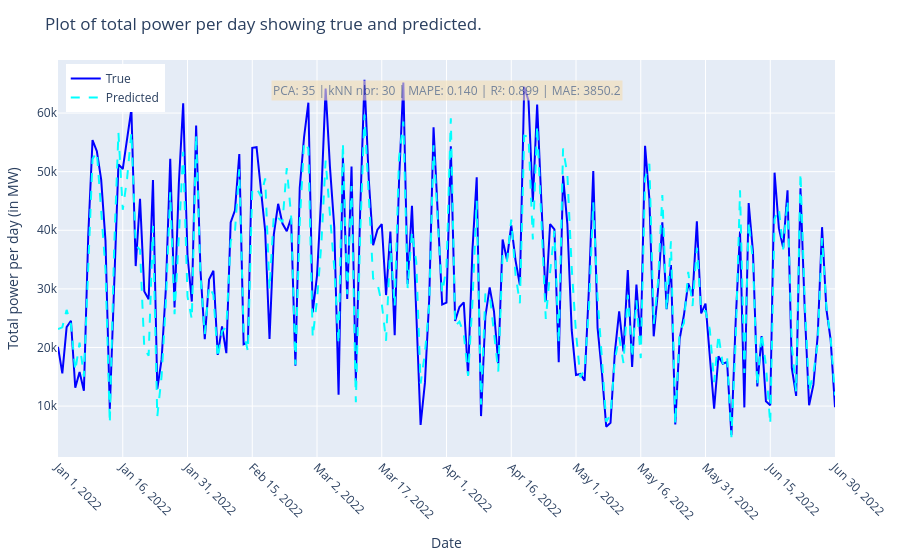
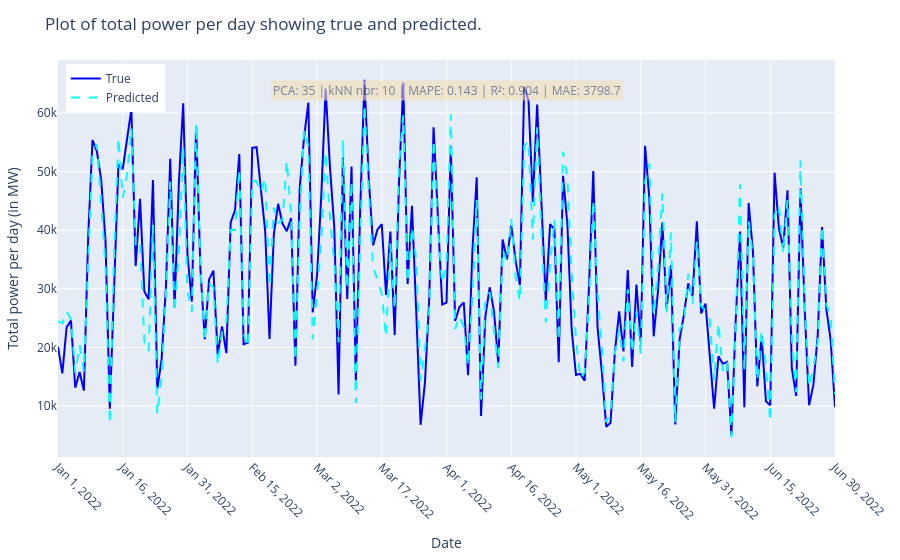
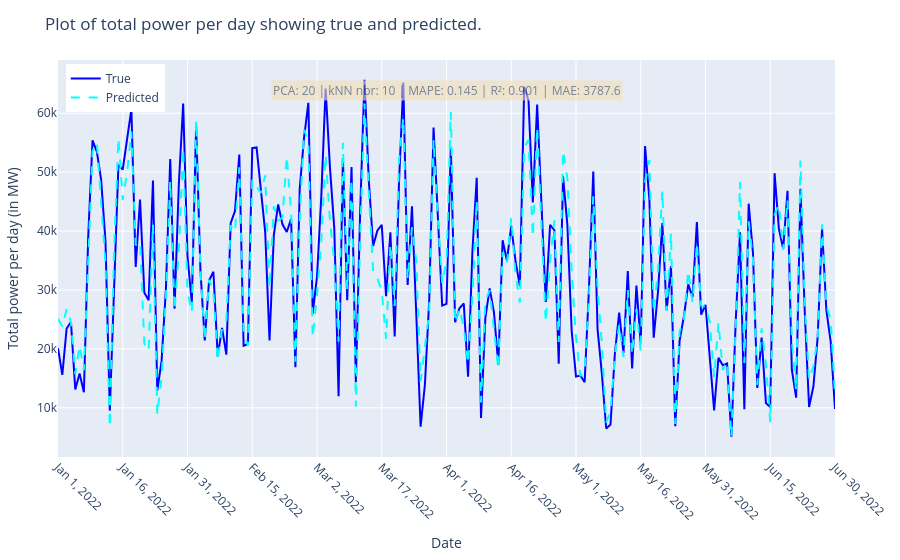

Here is the notebook cell these charts were saved with, in order:
### Code cell
cv_multiple.run()

### Figure 1 — Plotly figure (JSON) as saved in the notebook; plotly's stock layout.template omitted (floating-point values rounded to 4 significant figures; data arrays with more than 128 entries replaced by an {"elided": "..."} marker saying what was removed)
{"data": [{"line": {"color": "blue"}, "mode": "lines", "name": "True", "type": "scatter", "x": {"elided": "181 str values"}, "y": {"elided": "181 int values"}}, {"line": {"color": "cyan", "dash": "dash"}, "mode": "lines", "name": "Predicted", "type": "scatter", "x": {"elided": "181 str values"}, "y": {"elided": "181 float values"}}], "layout": {"annotations": [{"align": "left", "bgcolor": "wheat", "font": {"size": 12}, "opacity": 0.6, "showarrow": false, "text": "PCA: 35 | kNN nbr: 30 | MAPE: 0.140 | R²: 0.899 | MAE: 3850.2", "x": 0.5, "xref": "paper", "y": 0.95, "yref": "paper"}], "legend": {"x": 0.01, "y": 0.99}, "margin": {"b": 60, "l": 40, "r": 20, "t": 60}, "title": {"text": "Plot of total power per day showing true and predicted."}, "xaxis": {"tickangle": 45, "tickvals": ["2022-01-01", "2022-01-16", "2022-01-31", "2022-02-15", "2022-03-02", "2022-03-17", "2022-04-01", "2022-04-16", "2022-05-01", "2022-05-16", "2022-05-31", "2022-06-15", "2022-06-30"], "title": {"text": "Date"}}, "yaxis": {"title": {"text": "Total power per day (in MW)"}}}}

### Figure 2 — Plotly figure (JSON) as saved in the notebook; plotly's stock layout.template omitted (floating-point values rounded to 4 significant figures; data arrays with more than 128 entries replaced by an {"elided": "..."} marker saying what was removed)
{"data": [{"line": {"color": "blue"}, "mode": "lines", "name": "True", "type": "scatter", "x": {"elided": "181 str values"}, "y": {"elided": "181 int values"}}, {"line": {"color": "cyan", "dash": "dash"}, "mode": "lines", "name": "Predicted", "type": "scatter", "x": {"elided": "181 str values"}, "y": {"elided": "181 float values"}}], "layout": {"annotations": [{"align": "left", "bgcolor": "wheat", "font": {"size": 12}, "opacity": 0.6, "showarrow": false, "text": "PCA: 35 | kNN nbr: 10 | MAPE: 0.143 | R²: 0.904 | MAE: 3798.7", "x": 0.5, "xref": "paper", "y": 0.95, "yref": "paper"}], "legend": {"x": 0.01, "y": 0.99}, "margin": {"b": 60, "l": 40, "r": 20, "t": 60}, "title": {"text": "Plot of total power per day showing true and predicted."}, "xaxis": {"tickangle": 45, "tickvals": ["2022-01-01", "2022-01-16", "2022-01-31", "2022-02-15", "2022-03-02", "2022-03-17", "2022-04-01", "2022-04-16", "2022-05-01", "2022-05-16", "2022-05-31", "2022-06-15", "2022-06-30"], "title": {"text": "Date"}}, "yaxis": {"title": {"text": "Total power per day (in MW)"}}}}

### Figure 3 — Plotly figure (JSON) as saved in the notebook; plotly's stock layout.template omitted (floating-point values rounded to 4 significant figures; data arrays with more than 128 entries replaced by an {"elided": "..."} marker saying what was removed)
{"data": [{"line": {"color": "blue"}, "mode": "lines", "name": "True", "type": "scatter", "x": {"elided": "181 str values"}, "y": {"elided": "181 int values"}}, {"line": {"color": "cyan", "dash": "dash"}, "mode": "lines", "name": "Predicted", "type": "scatter", "x": {"elided": "181 str values"}, "y": {"elided": "181 float values"}}], "layout": {"annotations": [{"align": "left", "bgcolor": "wheat", "font": {"size": 12}, "opacity": 0.6, "showarrow": false, "text": "PCA: 20 | kNN nbr: 10 | MAPE: 0.145 | R²: 0.901 | MAE: 3787.6", "x": 0.5, "xref": "paper", "y": 0.95, "yref": "paper"}], "legend": {"x": 0.01, "y": 0.99}, "margin": {"b": 60, "l": 40, "r": 20, "t": 60}, "title": {"text": "Plot of total power per day showing true and predicted."}, "xaxis": {"tickangle": 45, "tickvals": ["2022-01-01", "2022-01-16", "2022-01-31", "2022-02-15", "2022-03-02", "2022-03-17", "2022-04-01", "2022-04-16", "2022-05-01", "2022-05-16", "2022-05-31", "2022-06-15", "2022-06-30"], "title": {"text": "Date"}}, "yaxis": {"title": {"text": "Total power per day (in MW)"}}}}
